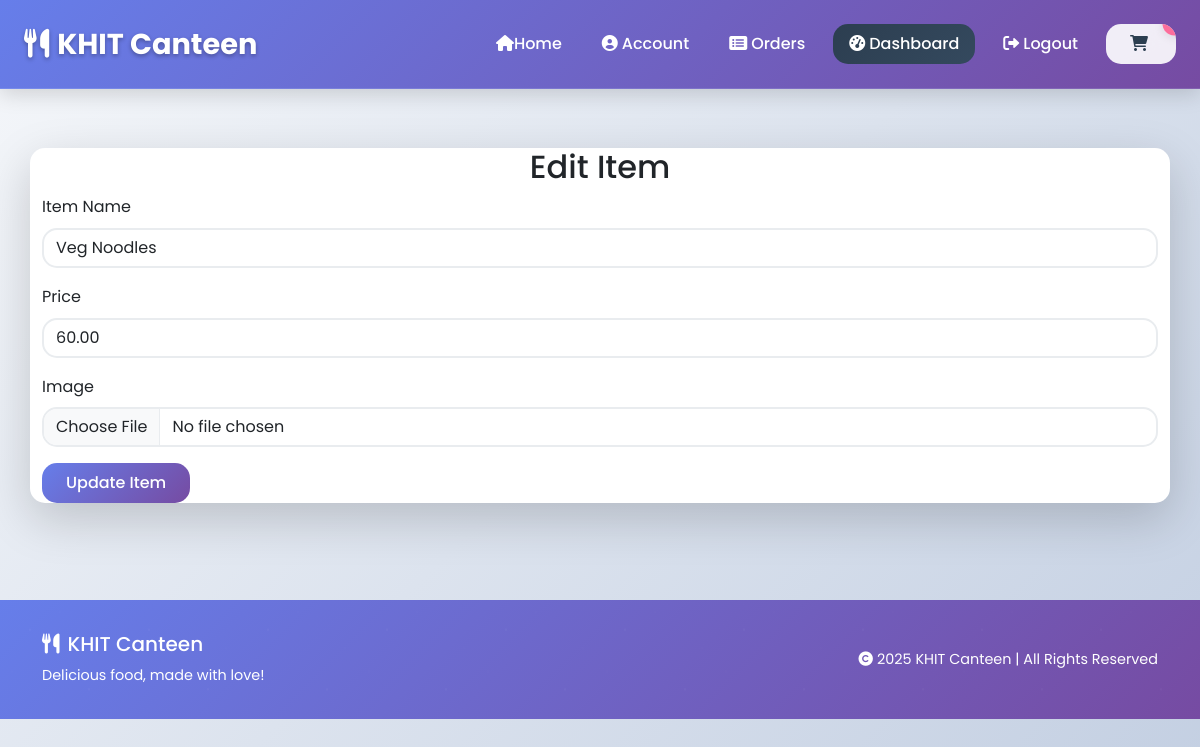
The page /edit_item/61fee03d-a418-4072-8f15-eda85f94f8d3/ (signed in) on the database as committed earlier.
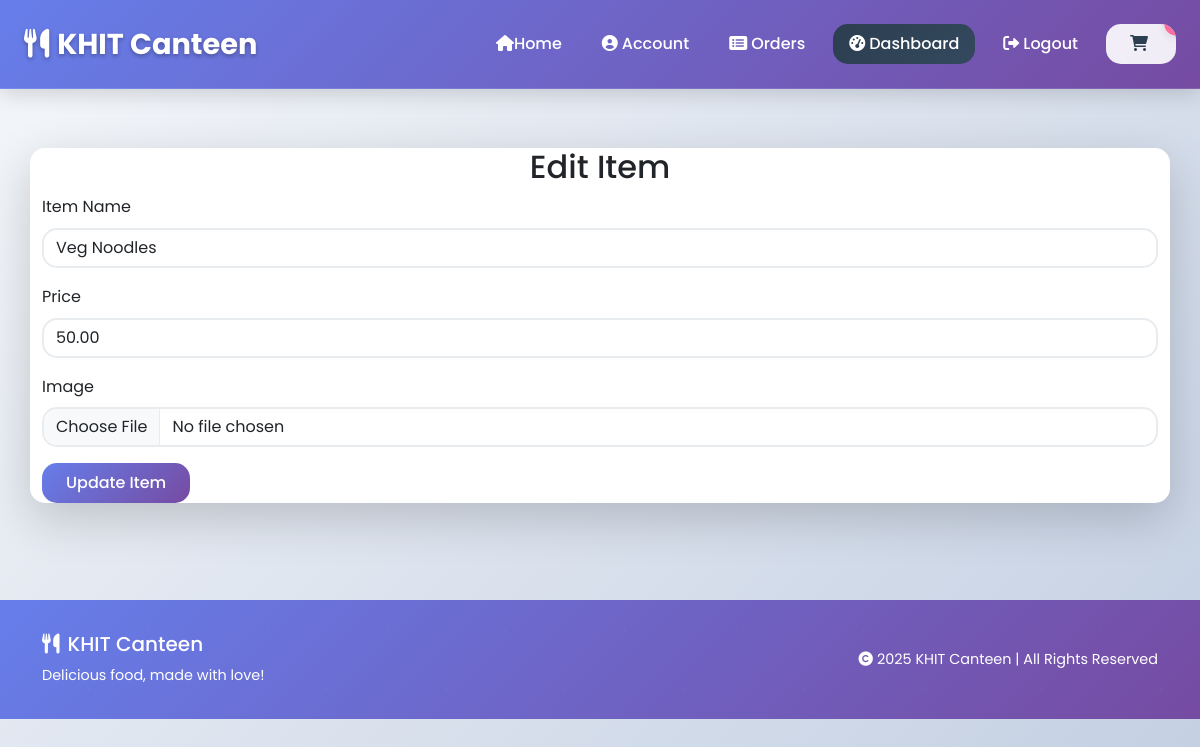
The same page on the database as committed later.
### home/models.py (models this page shows, shortened)
class BaseModel(models.Model):#abstract base class for common fields // models	A module  //Model	A class inside that module
    uid = models.UUIDField(primary_key=True, default=uuid.uuid4, editable=False)
    created_at = models.DateTimeField(auto_now_add=True)#automatically sets the field to now when the object is created.
    updated_at = models.DateTimeField(auto_now=True)
    class Meta:  #not created as a table ,fields are inherited by other models
        abstract = True

class Item(BaseModel):
    category=models.ForeignKey(ItemCategory,on_delete=models.CASCADE,related_name='items')
    item_name = models.CharField(max_length=100)
    price=models.DecimalField(max_digits=10, decimal_places=2, validators=[MinValueValidator(0.01)])
    images=models.ImageField(upload_to='items')
    is_available = models.BooleanField(default=True)

### home/views.py (the view, shortened to what this page needs)
# urls.py: path('edit_item/<uuid:food_items_uid>/', edit_item, name='edit_item'),
@staff_member_required(login_url='/login/')
def edit_item(request, food_items_uid):
    try:
        item_obj = get_object_or_404(Item, uid=food_items_uid)
        return render(request, 'edit_item.html', {'item': item_obj})
    except Exception as e:
        logger.error(f"Edit item error: {e}")
        messages.error(request, "Error editing item.")
        return redirect('owner_dashboard')

### home/context_processors.py (called while the page is built)
def cart_count(request):
    if request.user.is_authenticated:
        try:
            cart = Cart.objects.filter(user=request.user, is_paid=False).first()
            if cart:
                count = cart.cart_items.aggregate(total=Sum('quantity'))['total'] or 0
                return {'cart_count': count}
            return {'cart_count': 0}
        except:
            return {'cart_count': 0}
    return {'cart_count': 0}

### home/templates/edit_item.html (shortened to what this page needs)
{% extends "base.html" %}
{% block start %}
<div class="container card shadow-lg mt-5">
    <h2 class="text-center">Edit Item</h2>
    <form method="POST" action="{% url 'edit_item' item.uid %}">
        <div class="mb-3">
            <label for="item_name" class="form-label">Item Name</label>
            <input type="text" class="form-control" id="item_name" name="item_name" value="{{ item.item_name }}" required>
        </div>
        <div class="mb-3">
            <label for="price" class="form-label">Price</label>
            <input type="number" class="form-control" id="price" name="price" value="{{ item.price }}" required>
        </div>
        <div class="mb-3">
            <label for="images" class="form-label">Image</label>
            <input type="file" class="form-control" id="images" name="images">
        </div>
        <button type="submit" class="btn btn-primary">Update Item</button>
    </form>
{% endblock %}

Rows that differ between the two databases and show on the page:
changed Item "Veg Noodles": price "60.00" → "50.00"
